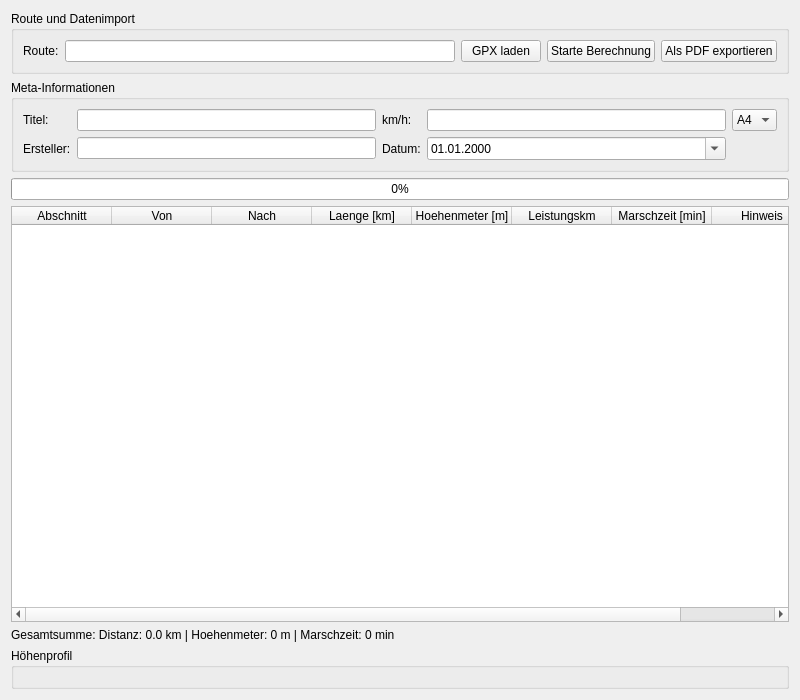
<?xml version="1.0" encoding="UTF-8"?>
<ui version="4.0">
 <class>MarschzeitBerechnung</class>
 <widget class="QWidget" name="MarschzeitBerechnung">
  <property name="geometry">
   <rect>
    <x>0</x>
    <y>0</y>
    <width>800</width>
    <height>700</height>
   </rect>
  </property>
  <property name="windowTitle">
   <string>Marschzeitberechnung</string>
  </property>
  <layout class="QVBoxLayout" name="verticalLayout">
   <item>
    <widget class="QGroupBox" name="groupBox">
     <property name="title">
      <string>Route und Datenimport</string>
     </property>
     <layout class="QHBoxLayout" name="horizontalLayout_top">
      <item>
       <widget class="QLabel" name="labelRoute">
        <property name="text">
         <string>Route:</string>
        </property>
       </widget>
      </item>
      <item>
       <widget class="QLineEdit" name="lineEditRoute"/>
      </item>
      <item>
       <widget class="QPushButton" name="pushButtonLoad">
        <property name="text">
         <string>GPX laden</string>
        </property>
       </widget>
      </item>
      <item>
       <widget class="QPushButton" name="pushButtonCalculate">
        <property name="text">
         <string>Starte Berechnung</string>
        </property>
       </widget>
      </item>
      <item>
       <widget class="QPushButton" name="pushButtonExportPDF">
        <property name="text">
         <string>Als PDF exportieren</string>
        </property>
       </widget>
      </item>
     </layout>
    </widget>
   </item>
   <item>
    <widget class="QGroupBox" name="groupBoxMeta">
     <property name="title">
      <string>Meta-Informationen</string>
     </property>
     <layout class="QGridLayout" name="gridLayoutMeta">
      <item row="0" column="0">
       <widget class="QLabel" name="labelTitel">
        <property name="text">
         <string>Titel:</string>
        </property>
       </widget>
      </item>
      <item row="0" column="1">
       <widget class="QLineEdit" name="lineEditTitel"/>
      </item>
      <item row="0" column="2">
       <widget class="QLabel" name="labelSpeed">
        <property name="text">
         <string>km/h:</string>
        </property>
       </widget>
      </item>
      <item row="0" column="3">
       <widget class="QLineEdit" name="lineEditSpeed"/>
      </item>
      <item row="0" column="4">
       <widget class="QComboBox" name="comboBoxExportFormat">
        <property name="toolTip">
         <string>Exportformat (Papierformat) wählen</string>
        </property>
        <item>
         <property name="text">
          <string>A5</string>
         </property>
        </item>
        <item>
         <property name="text">
          <string>A4</string>
         </property>
        </item>
        <item>
         <property name="text">
          <string>A3</string>
         </property>
        </item>
        <item>
         <property name="text">
          <string>A2</string>
         </property>
        </item>
        <item>
         <property name="text">
          <string>A1</string>
         </property>
        </item>
        <property name="currentIndex">
         <number>1</number>
        </property>
       </widget>
      </item>
      <item row="1" column="0">
       <widget class="QLabel" name="labelErsteller">
        <property name="text">
         <string>Ersteller:</string>
        </property>
       </widget>
      </item>
      <item row="1" column="1">
       <widget class="QLineEdit" name="lineEditErsteller"/>
      </item>
      <item row="1" column="2">
       <widget class="QLabel" name="labelDatum">
        <property name="text">
         <string>Datum:</string>
        </property>
       </widget>
      </item>
      <item row="1" column="3">
       <widget class="QDateEdit" name="dateEditDatum">
        <property name="displayFormat">
         <string>dd.MM.yyyy</string>
        </property>
        <property name="calendarPopup">
         <bool>true</bool>
        </property>
       </widget>
      </item>
     </layout>
    </widget>
   </item>
   <item>
    <widget class="QProgressBar" name="progressBar">
     <property name="value">
      <number>0</number>
     </property>
     <property name="textVisible">
      <bool>true</bool>
     </property>
    </widget>
   </item>
   <item>
    <widget class="QTableWidget" name="tableWidget">
     <property name="rowCount">
      <number>0</number>
     </property>
     <property name="columnCount">
      <number>8</number>
     </property>
     <column>
      <property name="text">
       <string>Abschnitt</string>
      </property>
     </column>
     <column>
      <property name="text">
       <string>Von</string>
      </property>
     </column>
     <column>
      <property name="text">
       <string>Nach</string>
      </property>
     </column>
     <column>
      <property name="text">
       <string>Laenge [km]</string>
      </property>
     </column>
     <column>
      <property name="text">
       <string>Hoehenmeter [m]</string>
      </property>
     </column>
     <column>
      <property name="text">
       <string>Leistungskm</string>
      </property>
     </column>
     <column>
      <property name="text">
       <string>Marschzeit [min]</string>
      </property>
     </column>
     <column>
      <property name="text">
       <string>Hinweis</string>
      </property>
     </column>
    </widget>
   </item>
   <item>
    <widget class="QLabel" name="labelSummary">
     <property name="text">
      <string>Gesamtsumme: Distanz: 0.0 km | Hoehenmeter: 0 m | Marschzeit: 0 min</string>
     </property>
    </widget>
   </item>
   <item>
    <widget class="QGroupBox" name="groupBoxHoehenprofil">
     <property name="title">
      <string>Höhenprofil</string>
     </property>
     <layout class="QVBoxLayout" name="verticalLayoutHoehenprofil"/>
    </widget>
   </item>
  </layout>
 </widget>
 <resources/>
 <connections/>
</ui>
